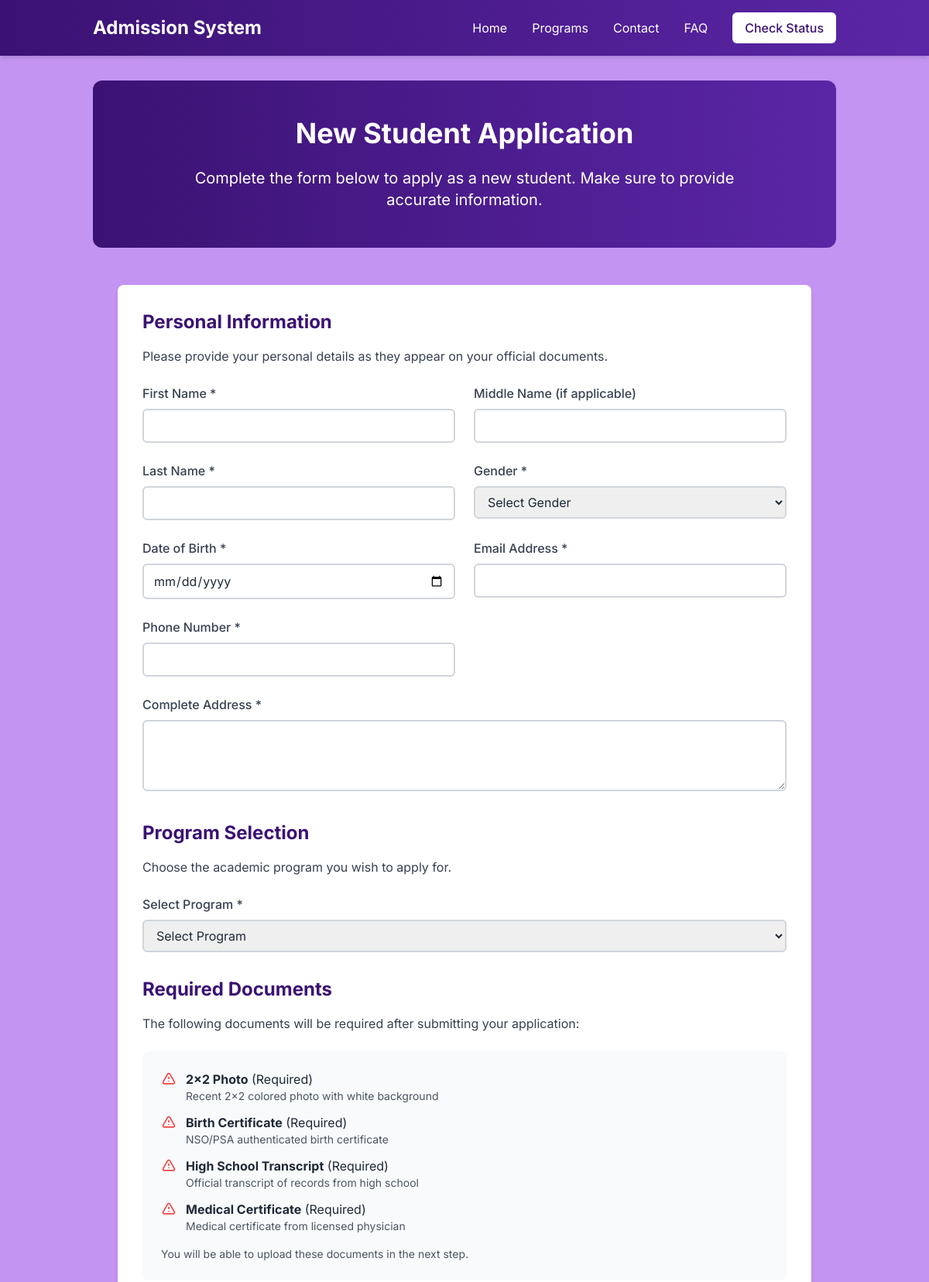
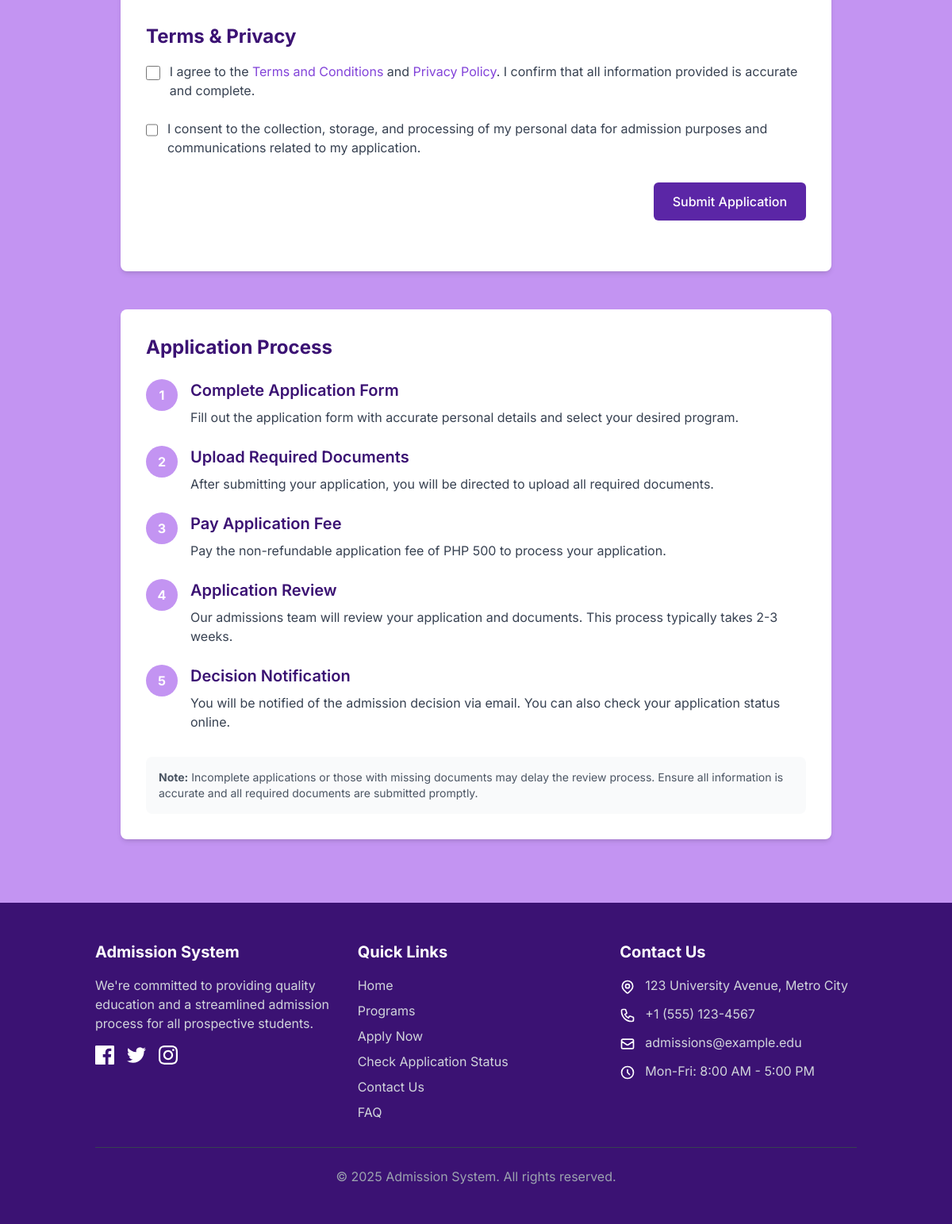
The page /apply/new.php on the database its author committed (2 pictures, top to bottom).
### tables this page shows
CREATE TABLE `requirements` (
  `id` int(11) NOT NULL,
  `name` varchar(100) NOT NULL,
  `description` text NOT NULL,
  `required` tinyint(1) NOT NULL DEFAULT 1,
  `applicant_type` enum('new','returning','transfer','all') NOT NULL DEFAULT 'all',
  `created_at` timestamp NOT NULL DEFAULT current_timestamp()
);

### includes/db.php (called while the page is built, shortened)
<?php
$host = 'localhost';
$dbname = 'admission_system';
$username = 'root';
$password = '';
try {
    $pdo = new PDO("mysql:host=$host;dbname=$dbname;charset=utf8mb4", $username, $password);
    $pdo->setAttribute(PDO::ATTR_ERRMODE, PDO::ERRMODE_EXCEPTION);
    $pdo->setAttribute(PDO::ATTR_DEFAULT_FETCH_MODE, PDO::FETCH_ASSOC);
    $pdo->setAttribute(PDO::ATTR_EMULATE_PREPARES, false);
} catch (PDOException $e) {
    die("Database connection failed: " . $e->getMessage());
}
function executeQuery($query, $params = []) {
    global $pdo;
    try {
        $stmt = $pdo->prepare($query);
        $stmt->execute($params);
        return $stmt;
    } catch (PDOException $e) {
        error_log("Database error: " . $e->getMessage());
        return false;
    }
}
function fetchAll($query, $params = []) {
    $stmt = executeQuery($query, $params);
    return $stmt ? $stmt->fetchAll() : false;
}
?>

### includes/functions.php (called while the page is built, shortened)
<?php
require_once 'db.php';
function getRequirementsByType($type) {
    return fetchAll(
        "SELECT * FROM requirements WHERE applicant_type = ? OR applicant_type = 'all' ORDER BY name ASC",
        [$type]
    );
}
?>

### apply/new.php (the view, shortened to what this page needs)
<?php
require_once '../includes/db.php';
require_once '../includes/functions.php';
$formData = [];
$requirements = getRequirementsByType(APPLICANT_NEW);
$selectedProgram = 0;
require_once '../includes/header.php';
?>
<section class="py-12 header-gradient text-white rounded-xl mb-12">
    <div class="container mx-auto px-4 text-center">
        <h1 class="text-4xl font-bold mb-6">New Student Application</h1>
        <p class="text-xl max-w-3xl mx-auto">
            Complete the form below to apply as a new student. Make sure to provide accurate information.
        </p>
    </div>
</section>
<section class="max-w-4xl mx-auto bg-white rounded-lg shadow-md p-8 mb-12 animate-on-scroll">
    <div class="mb-8">
        <h2 class="text-2xl font-bold text-dark-purple mb-4">Personal Information</h2>
        <p class="text-gray-700 mb-6">
            Please provide your personal details as they appear on your official documents.
        </p>
        <form action="new.php" method="post" id="application-form">
            <div class="grid grid-cols-1 md:grid-cols-2 gap-6">
                <div>
                    <label for="first_name" class="block text-gray-700 font-medium mb-2">First Name *</label>
                    <input type="text" id="first_name" name="first_name" value="<?= $formData['first_name'] ?? '' ?>" class="form-input" required>
                </div>
                <div>
                    <label for="middle_name" class="block text-gray-700 font-medium mb-2">Middle Name (if applicable)</label>
                    <input type="text" id="middle_name" name="middle_name" value="<?= $formData['middle_name'] ?? '' ?>" class="form-input">
                </div>
                <div>
                    <label for="last_name" class="block text-gray-700 font-medium mb-2">Last Name *</label>
                    <input type="text" id="last_name" name="last_name" value="<?= $formData['last_name'] ?? '' ?>" class="form-input" required>
                </div>
                <div>
                    <label for="gender" class="block text-gray-700 font-medium mb-2">Gender *</label>
                    <select id="gender" name="gender" class="form-select" required>
                        <option value="" disabled <?= empty($formData['gender'] ?? '') ? 'selected' : '' ?>>Select Gender</option>
                    </select>
                </div>
                <div>
                    <label for="birthdate" class="block text-gray-700 font-medium mb-2">Date of Birth *</label>
                    <input type="date" id="birthdate" name="birthdate" value="<?= $formData['birthdate'] ?? '' ?>" class="form-input" required>
                </div>
                <div>
                    <label for="email" class="block text-gray-700 font-medium mb-2">Email Address *</label>
                    <input type="email" id="email" name="email" value="<?= $formData['email'] ?? '' ?>" class="form-input" required>
                </div>
                <div>
                    <label for="phone" class="block text-gray-700 font-medium mb-2">Phone Number *</label>
                    <input type="tel" id="phone" name="phone" value="<?= $formData['phone'] ?? '' ?>" class="form-input" required>
                </div>
                <div class="md:col-span-2">
                    <label for="address" class="block text-gray-700 font-medium mb-2">Complete Address *</label>
                    <textarea id="address" name="address" rows="3" class="form-input" required><?= $formData['address'] ?? '' ?></textarea>
                </div>
            </div>
            <div class="mt-8 mb-8">
                <h2 class="text-2xl font-bold text-dark-purple mb-4">Program Selection</h2>
                <p class="text-gray-700 mb-6">
                    Choose the academic program you wish to apply for.
                </p>
                <div>
                    <label for="program_id" class="block text-gray-700 font-medium mb-2">Select Program *</label>
                    <select id="program_id" name="program_id" class="form-select" required>
                        <option value="" disabled <?= $selectedProgram === 0 && empty($formData['program_id'] ?? '') ? 'selected' : '' ?>>Select Program</option>
                    </select>
                </div>
            </div>
            <div class="mt-8 mb-8">
                <h2 class="text-2xl font-bold text-dark-purple mb-4">Required Documents</h2>
                <p class="text-gray-700 mb-6">
                    The following documents will be required after submitting your application:
                </p>
                <div class="bg-gray-50 rounded-lg p-6">
                    <ul class="space-y-3">
                        <?php foreach ($requirements as $requirement): ?>
                            <li class="flex items-start space-x-3">
                                <?php if ($requirement['required']): ?>
                                    <span>
                                        <strong class="text-gray-800"><?= htmlspecialchars($requirement['name']) ?></strong> (Required)
                                        <p class="text-gray-600 text-sm"><?= htmlspecialchars($requirement['description']) ?></p>
                                    </span>
                                <?php endif; ?>
                            </li>
                        <?php endforeach; ?>
                    </ul>
                    <p class="mt-4 text-sm text-gray-600">
                        You will be able to upload these documents in the next step.
                    </p>
                </div>
            </div>
            <div class="mt-8">
                <h2 class="text-2xl font-bold text-dark-purple mb-4">Terms & Privacy</h2>
                <div class="mb-6">
                    <label class="flex items-start space-x-3">
                        <input type="checkbox" id="terms_agreement" class="form-checkbox mt-1" required>
                        <span class="text-gray-700">
                            I agree to the <a href="#" class="text-purple hover:text-dark-purple">Terms and Conditions</a> and <a href="#" class="text-purple hover:text-dark-purple">Privacy Policy</a>. I confirm that all information provided is accurate and complete.
                        </span>
                    </label>
                </div>
                <div class="mb-6">
                    <label class="flex items-start space-x-3">
                        <input type="checkbox" id="data_consent" class="form-checkbox mt-1" required>
                        <span class="text-gray-700">
                            I consent to the collection, storage, and processing of my personal data for admission purposes and communications related to my application.
                        </span>
                    </label>
                </div>
            </div>
            <div class="mt-8 flex justify-end">
                <button type="submit" name="submit_application" class="btn-primary">Submit Application</button>
            </div>
        </form>
    </div>
</section>
<section class="max-w-4xl mx-auto bg-white rounded-lg shadow-md p-8 mb-12">
    <h2 class="text-2xl font-bold text-dark-purple mb-6">Application Process</h2>
    <div class="space-y-6">
        <div class="flex items-start space-x-4">
            <div class="w-10 h-10 rounded-full bg-slight-purple flex items-center justify-center flex-shrink-0">
                <span class="text-white font-bold">1</span>
            </div>
            <div>
                <h3 class="text-xl font-semibold text-dark-purple mb-2">Complete Application Form</h3>
                <p class="text-gray-700">
                    Fill out the application form with accurate personal details and select your desired program.
                </p>
            </div>
        </div>
        <div class="flex items-start space-x-4">
            <div class="w-10 h-10 rounded-full bg-slight-purple flex items-center justify-center flex-shrink-0">
                <span class="text-white font-bold">2</span>
            </div>
            <div>
                <h3 class="text-xl font-semibold text-dark-purple mb-2">Upload Required Documents</h3>
                <p class="text-gray-700">
                    After submitting your application, you will be directed to upload all required documents.
                </p>
            </div>
        </div>
        <div class="flex items-start space-x-4">
            <div class="w-10 h-10 rounded-full bg-slight-purple flex items-center justify-center flex-shrink-0">
                <span class="text-white font-bold">3</span>
            </div>
            <div>
                <h3 class="text-xl font-semibold text-dark-purple mb-2">Pay Application Fee</h3>
                <p class="text-gray-700">
                    Pay the non-refundable application fee of PHP <?= ADMISSION_FEE ?> to process your application.
                </p>
            </div>
        </div>
        <div class="flex items-start space-x-4">
            <div class="w-10 h-10 rounded-full bg-slight-purple flex items-center justify-center flex-shrink-0">
                <span class="text-white font-bold">4</span>
            </div>
            <div>
                <h3 class="text-xl font-semibold text-dark-purple mb-2">Application Review</h3>
                <p class="text-gray-700">
                    Our admissions team will review your application and documents. This process typically takes 2-3 weeks.
                </p>
            </div>
        </div>
        <div class="flex items-start space-x-4">
            <div class="w-10 h-10 rounded-full bg-slight-purple flex items-center justify-center flex-shrink-0">
                <span class="text-white font-bold">5</span>
            </div>
            <div>
                <h3 class="text-xl font-semibold text-dark-purple mb-2">Decision Notification</h3>
                <p class="text-gray-700">
                    You will be notified of the admission decision via email. You can also check your application status online.
                </p>
            </div>
        </div>
    </div>
    <div class="mt-8 p-4 bg-gray-50 rounded-lg">
        <p class="text-sm text-gray-600">
            <strong>Note:</strong> Incomplete applications or those with missing documents may delay the review process.
            Ensure all information is accurate and all required documents are submitted promptly.
        </p>
    </div>
</section>
<?php require_once '../includes/footer.php'; ?>

### includes/header.php (style rules this page uses)
body { background-color: #C394F2; min-height: 100vh; }
.header-gradient { background-image: linear-gradient(to right, #3B1273, #5B26A6); }
.animate-fade-in { animation: fadeIn 0.5s ease-in-out; }
.form-input { width: 100%; border-radius: 0.375rem; border-width: 2px; border-color: #d1d5db; padding: 0.5rem 0.75rem; transition-property: all; transition-duration: 200ms; }
.form-select { width: 100%; border-radius: 0.375rem; border-width: 2px; border-color: #d1d5db; padding: 0.5rem 0.75rem; transition-property: all; transition-duration: 200ms; }
.form-checkbox { width: 1.25rem; height: 1.25rem; color: #8243D9; border-width: 2px; border-color: #d1d5db; border-radius: 0.25rem; }
.btn-primary { background-color: #5B26A6; color: white; padding: 0.75rem 1.5rem; border-radius: 0.375rem; font-weight: 500; transition-property: all; transition-duration: 300ms; }

### rows shown on the page
requirements: name "2x2 Photo", description "Recent 2x2 colored photo with white background"
requirements: name "Birth Certificate", description "NSO/PSA authenticated birth certificate"
requirements: name "High School Transcript", description "Official transcript of records from high school"
requirements: name "Medical Certificate", description "Medical certificate from licensed physician"

### other values the page prints
ADMISSION_FEE "500"
